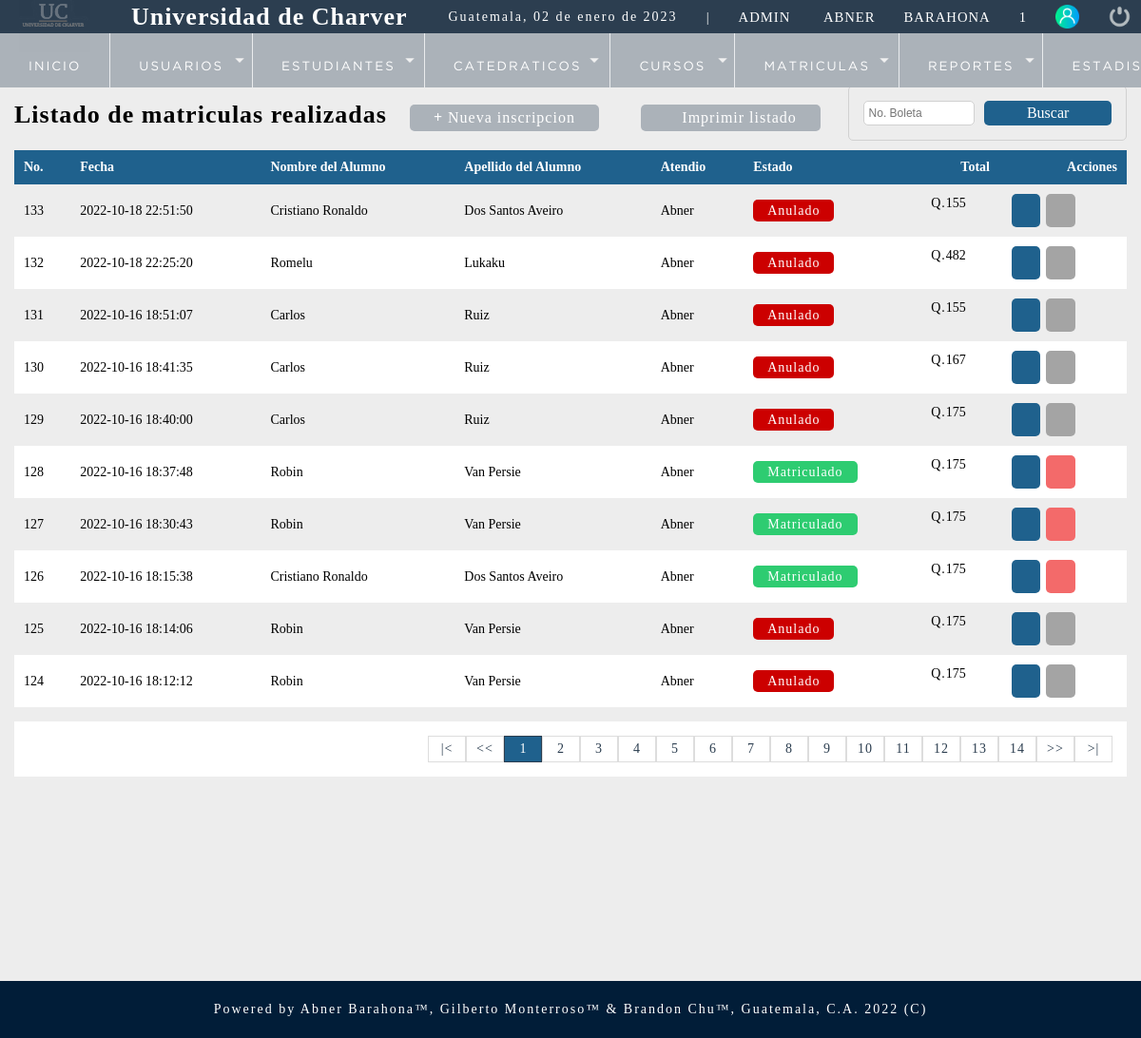
/sistema/lista_matricula.php (signed in), run on the app's committed database.
### tables this page shows
CREATE TABLE `boleta` (
  `noboleta` int(10) NOT NULL,
  `fecha` datetime NOT NULL DEFAULT current_timestamp(),
  `usuario` int(10) NOT NULL,
  `carnet` int(10) NOT NULL,
  `total` float NOT NULL,
  `estado` int(11) NOT NULL DEFAULT 1
);

CREATE TABLE `alumno` (
  `carnet` int(50) NOT NULL COMMENT 'carnet unico para ID alumno',
  `nombre` varchar(50) NOT NULL,
  `apellido` varchar(50) NOT NULL,
  `direccion` varchar(100) NOT NULL,
  `dpi` bigint(20) NOT NULL,
  `telefono` int(20) NOT NULL,
  `fecha_ins` datetime NOT NULL DEFAULT current_timestamp(),
  `idusuario` int(20) NOT NULL,
  `estado` int(2) NOT NULL DEFAULT 1
);

CREATE TABLE `usuario` (
  `idusuario` int(10) NOT NULL,
  `nombre` varchar(50) NOT NULL,
  `apellido` varchar(50) NOT NULL,
  `correo` varchar(100) NOT NULL,
  `usuario` varchar(50) NOT NULL,
  `clave` varchar(100) NOT NULL,
  `rol` int(10) NOT NULL,
  `estado` int(2) NOT NULL DEFAULT 1
);

### sistema/lista_matricula.php (the view, shortened to what this page needs)
<?php
include "../conexion.php";
?>
<!DOCTYPE html>
<html lang="en">
<head>
		<?php include "includes/scripts.php"; ?>
</head>
<body>
	<?php include "includes/header.php"; ?>
	<section id="container">
		<h1>Listado de matriculas realizadas</h1>
        <a href="nueva_inscripcion.php" class="btn_new"><i class="fas fa-plus"></i> Nueva inscripcion</a>
        <a href="reportes/reporte_matriculas.php" class="btn_new"><i class="fas fa-print"></i> Imprimir listado</a>
        <form action="buscar_matricula.php" method="get" class="form_search">
        <input type ="text" name="busqueda" id="busqueda" placeholder="No. Boleta">
            <input type="submit" value="Buscar" class="btn_search">
        </form>
            <table>
                <tr>
                    <th>
                        No.
                    </th>
                    <th>
                        Fecha
                    </th>
                    <th>
                        Nombre del Alumno
                    </th>
                    <th>
                        Apellido del Alumno
                    </th>
                    <th>
                        Atendio
                    </th>
                    <th>
                        Estado
                    </th>
                    <th class="textright">
                        Total
                    </th>
                    <th class="textright">
                        Acciones
                    </th>
                </tr>
                <?php
                    $query_register = mysqli_query($conection, "SELECT COUNT(*) AS total_register FROM boleta WHERE estado != 3");
                    $result_register = mysqli_fetch_array($query_register);
                    $total_register = $result_register['total_register'];
                    $por_pagina = 10;
                    if(empty($_GET['pagina'])){
                        $pagina=1;
                    }
                    else{
                        $pagina=$_GET['pagina'];
                    }
                    $desde = ($pagina-1)*$por_pagina;
                    $total_paginas = ceil($total_register/$por_pagina);
                    $query = mysqli_query($conection, "SELECT b.noboleta, b.fecha, b.total, b.carnet, b.estado,
                                                       u.nombre AS vendedor,
                                                       al.nombre AS nombreAlumno,
                                                       al.apellido AS apellidoAlumno
                                                       FROM boleta b
                                                       INNER JOIN usuario u ON b.usuario = u.idusuario
                                                       INNER JOIN alumno al ON b.carnet = al.carnet
                                                       WHERE b.estado != 3
                                                       ORDER BY b.fecha DESC LIMIT $desde,$por_pagina");
                    $result = mysqli_num_rows($query);
                    if($result>0){
                        while($data = mysqli_fetch_array($query)){
                            if($data["estado"]==1){
                                $estado = '<span class="matriculado">Matriculado</span>';
                            }else{
                                $estado = '<span class="anulado">Anulado</span>';
                            }
                ?>
                            <tr id="row_<?php echo $data ["noboleta"]; ?>">
                                <td>
                                    <?php echo $data["noboleta"] ?>
                                </td>
                                <td>
                                    <?php echo $data["fecha"] ?>
                                </td>
                                <td>
                                    <?php echo $data["nombreAlumno"] ?>
                                </td>
                                <td>
                                    <?php echo $data["apellidoAlumno"] ?>
                                </td>
                                <td>
                                    <?php echo $data["vendedor"] ?>
                                </td>
                                <td class="estado">
                                    <?php echo $estado; ?>
                                </td>
                                <td class="textright totalBoleta"><span>Q.</span>
                                    <?php echo $data["total"] ?>
                                </td>
                                <td>
                                    <div class="div_acciones">
                                        <div>
                                            <button class="btn_view view_boleta" type="button" al="<?php echo $data["carnet"]?>" b="<?php echo $data['noboleta']; ?>"><i class="fas fa-eye"></i></button>
                                        </div>
                                    <?php
                                        if($data["estado"]==1){
                                    ?>
                                    <div class="div_boletas">
                                        <button class="btn_anular anular_boleta" type="button" b="<?php echo $data["noboleta"]?>"><i class="fas fa-ban"></i></button>
                                    </div>
                                    <?php
                                        }else{
                                    ?>
                                    <div class="div_boletas">
                                        <button class="btn_anular anular_boleta inactive" b="<?php echo $data["noboleta"]?>"><i class="fas fa-ban"></i></button>
                                    </div>
                                    <?php
                                        }
                                    ?>
                                    </div>
                                </td>
                            </tr>
                <?php
                        }
                    }
                ?>
            </table>
            <div class="paginador">
                <ul>
                    <?php
                        if($total_register != 0){
                    ?>
                    <li><a href="?pagina=<?php echo 1;?>">|<</a></li>
                    <li><a href="?pagina=<?php echo $pagina-1;?>"><<</a></li>
                        <?php
                        }
                            for($i=1; $i <= $total_paginas; $i++){
                                if($i == $pagina){
                                    echo '<li class= "pageSelected">'.$i.'</li>';
                                }
                                else{
                                    echo '<li><a href="?pagina='.$i.'">'.$i.'</a></li>';
                                }
                            }
                            if($pagina != $total_paginas){
                        ?>
                    <li><a href="?pagina=<?php echo $pagina+1;?>">>></a></li>
                    <li><a href="?pagina=<?php echo $total_paginas;?>">>|</a></li>
                    <?php } ?>
                </ul>
            </div>
	</section>
</body>
<?php include "includes/footer.php"; ?>
</html>

### sistema/css/style.css (style rules this page uses)
* { margin: 0; padding: 0; box-sizing: border-box; }
body { background: #ededed; }
h1, h2, h3, h4, h5, h6 { font-family: 'corbel'; font-weight: bold; letter-spacing: 1px; }
h1 { font-size: 26px; }
a { text-decoration: none; font-family: corbel; letter-spacing: 1px; }
span { font-family: 'Corbel'; letter-spacing: 1px; font-size: 14px; line-height: 20px; }
#container { padding: 90px 15px 15px; }
form { background: #FFF; margin: auto; padding: 20px 50px; border: 1px solid #d1d1d1; }
input,select { display: block; width: 100%; font-size: 12px; padding: 5px; border: 1px solid #d1d1d1; border-radius: 5px; }
#container h1 { font-size: 26px; display: inline-block; }
.btn_new { display: inline-block; background: #ABB2B9; color: #FFF; padding: 5px 25px; border-radius: 5px; margin: 20px; }
table { border-collapse: collapse; font-size: 14px; font-family: 'Corbel'; width: 100%; }
table th { text-align: left; padding: 10px; background: #1F618D; color: #FFF; }
table tr:nth-child(odd) { background: #FFF; }
table td { padding: 10px; }
.paginador ul { padding: 15px; list-style: none; background: #FFF; margin-top: 15px; display: -webkit-flex; display: -moz-flex; display: -ms-flex; display: -o-flex; display: flex; justify-content:flex-end; }
.paginador a, .pageSelected { color: #2C3E50; border: 1px solid #ddd; padding: 5px; display: inline-block; font-size: 14px; text-align: center; width: 40px; }
.pageSelected { color: #FFF; background: #1F618D; border: 1px solid #2C3E50; }
.form_search { float: right; padding: 15px; background: initial; border-radius: 5px; display: -webkit-flex; display: -moz-flex; display: -ms-flex; display: -o-flex; display: flex; font-family: 'Corbel'; }
.form_search .btn_search { background: #1F618D; color: #FFF; padding: 0 20px; border: 0; cursor: pointer; margin-left: 10px; font-size: 16px; font-family: 'Corbel'; }
.textright { text-align: right; }
.btn_anular { background-color: #f36a6a; border: 0; border-radius: 5px; cursor: pointer; padding: 10px; margin: 0 3px; color: #FFF; }
.btn_view { background-color: #1F618D; border: 0; border-radius: 5px; cursor: pointer; padding: 10px; margin: 0 3px; color: #FFF; }
.div_acciones { display: -webkit-flex; display: -moz-flex; display: -ms-flex; display: -o-flex; display: flex; align-items: center; }
.div_boletas { display: -webkit-flex; display: -moz-flex; display: -ms-flex; display: -o-flex; display: flex; align-items: center; }
.totalBoleta { display: -webkit-flex; display: -moz-flex; display: -ms-flex; display: -o-flex; display: flex; align-items: center; }
.matriculado, .anulado { color: #FFF; background: #2ECC71; text-align: center; border-radius: 5px; padding: 4px 15px; }
.anulado { background: #cc0000; }
.inactive { background-color: #a4a4a4; color: #ccc; cursor: default; }

### data on the page
boleta: noboleta "133", fecha "2022-10-18 22:51:50", carnet.nombre "Cristiano Ronaldo", carnet.apellido "Dos Santos Aveiro", usuario.nombre "Abner", estado "Anulado", total "155"
boleta: noboleta "132", fecha "2022-10-18 22:25:20", carnet.nombre "Romelu", carnet.apellido "Lukaku", usuario.nombre "Abner", estado "Anulado", total "482"
boleta: noboleta "131", fecha "2022-10-16 18:51:07", carnet.nombre "Carlos", carnet.apellido "Ruiz", usuario.nombre "Abner", estado "Anulado", total "155"
boleta: noboleta "130", fecha "2022-10-16 18:41:35", carnet.nombre "Carlos", carnet.apellido "Ruiz", usuario.nombre "Abner", estado "Anulado", total "167"
boleta: noboleta "129", fecha "2022-10-16 18:40:00", carnet.nombre "Carlos", carnet.apellido "Ruiz", usuario.nombre "Abner", estado "Anulado", total "175"
boleta: noboleta "128", fecha "2022-10-16 18:37:48", carnet.nombre "Robin", carnet.apellido "Van Persie", usuario.nombre "Abner", estado "Matriculado", total "175"
boleta: noboleta "127", fecha "2022-10-16 18:30:43", carnet.nombre "Robin", carnet.apellido "Van Persie", usuario.nombre "Abner", estado "Matriculado", total "175"
boleta: noboleta "126", fecha "2022-10-16 18:15:38", carnet.nombre "Cristiano Ronaldo", carnet.apellido "Dos Santos Aveiro", usuario.nombre "Abner", estado "Matriculado", total "175"
boleta: noboleta "125", fecha "2022-10-16 18:14:06", carnet.nombre "Robin", carnet.apellido "Van Persie", usuario.nombre "Abner", estado "Anulado", total "175"
boleta: noboleta "124", fecha "2022-10-16 18:12:12", carnet.nombre "Robin", carnet.apellido "Van Persie", usuario.nombre "Abner", estado "Anulado", total "175"

### other printed values
fechaC() "02 de enero de 2023"
$_SESSION['usuario'] "ADMIN"
$_SESSION['nombre'] "ABNER"
$_SESSION['apellido'] "BARAHONA"
$_SESSION['rol'] "1"
